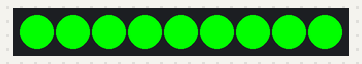
Bench run of a program on a simulated Raspberry Pi Pico running MicroPython. On the bench: 9 RGB LEDs in strip order, left to right. Dim RGB values are drawn brighter than linear; library files of the repository ran but are not shown: neopixel.py.

Above: at 0.15 s.
At 10.01 s:
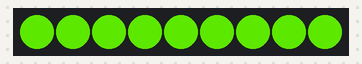
At 19.55 s:
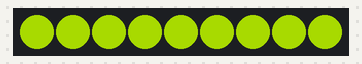
At 29.41 s:
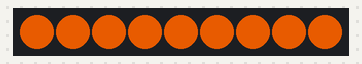
At 39.27 s:
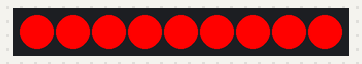

The program:

10_breathStripeGreen_Red.py
```python
import time
from machine import Pin
from neopixel import NeoPixel

strip = NeoPixel(Pin(16), 9)

# Fading speed
delay = 1/120
while True:
    for i in range(1,255,1):# Fill stage
        strip.fill((i,255-i,0))
        strip.write()
        time.sleep(delay)
'''
    for i in range(255,1,-1):# Fade stage
        strip.fill((i,255,0))
        strip.write()
        time.sleep(delay)
'''
```
